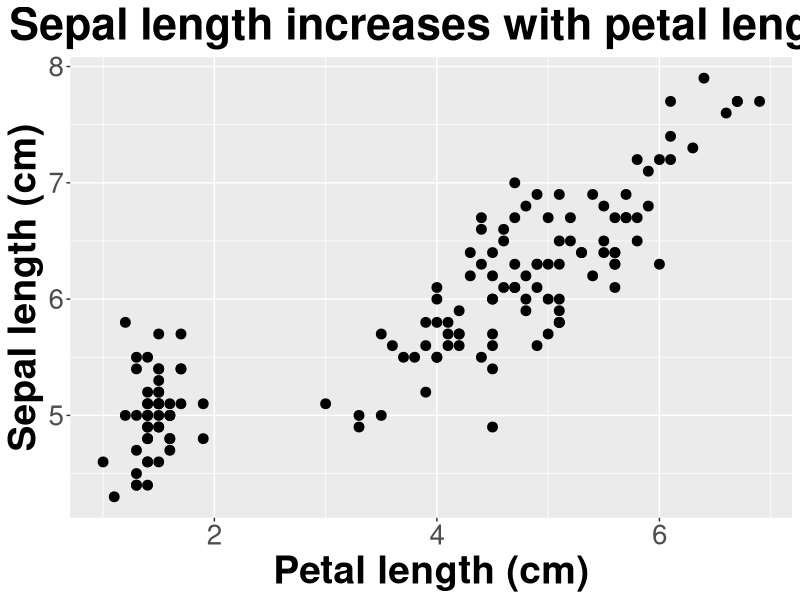
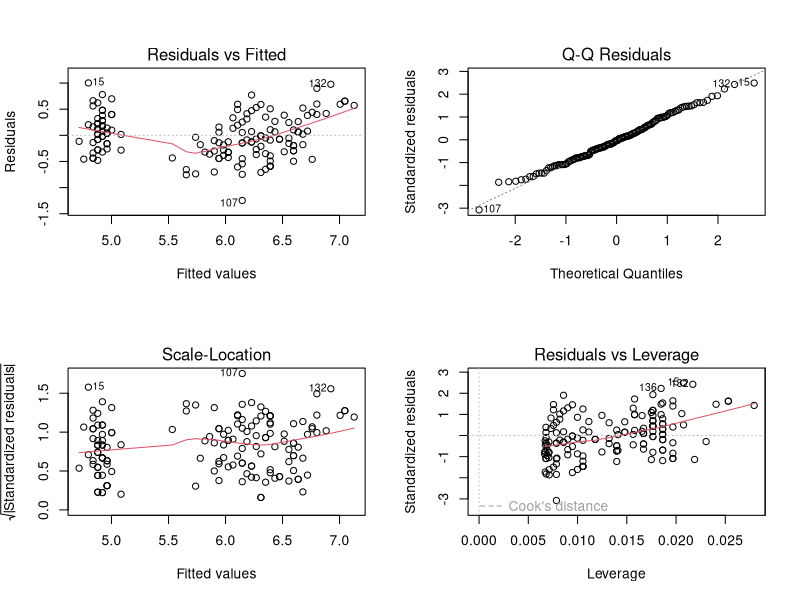

The R source for these figures, in order:
## ---- chunk 1
library(ggplot2)
ggplot(iris, aes(x=Petal.Length, y=Sepal.Length)) +
  geom_point(size = 3) +
  ylab("Sepal Length")+ggtitle("Sepal length increases with petal length")+
  theme(axis.title.x = element_text(face="bold", size=28), 
        axis.title.y = element_text(face="bold", size=28), 
        axis.text.y  = element_text(size=20),
        axis.text.x  = element_text(size=20), 
        legend.text =element_text(size=20),
        legend.title = element_text(size=20, face="bold"),
        plot.title = element_text(hjust = 0.5, face="bold", size=32))+
  xlab("Petal length (cm)") +
  ylab("Sepal length (cm)")


iris_regression <- lm(Sepal.Length ~ Petal.Length, iris)
par(mfrow = c(2,2))
plot(iris_regression)
library(car)
Anova(iris_regression, type = "III")
summary(iris_regression)
## ---- chunk 2
cor.test(~ Sepal.Length + Petal.Length, data = iris)
cor.test(~ Sepal.Length + Petal.Length, data = iris,
         method="spearman")

